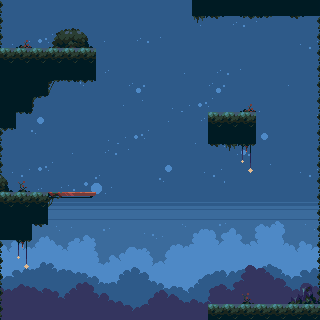

A 2D game scene composited from a Tiled map and its tileset images. What follows is a short description and the map's XML, with every tile layer's data as written:
An orthogonal 20x20 tile map with 16x16 px tiles, 5 tile layers (background-0, background-1, background-2, collision, ...), 4 tilesets.

<map version="1.9" tiledversion="1.9.2" orientation="orthogonal" renderorder="right-down" width="20" height="20" tilewidth="16" tileheight="16" infinite="0" nextlayerid="8" nextobjectid="1">
 <editorsettings>
  <export target="stage4.json" format="json" />
 </editorsettings>
 <tileset firstgid="1" name="stringstar" tilewidth="16" tileheight="16" tilecount="198" columns="18">
  <image source="../stringstar-fields/tileset.png" width="288" height="176" />
 </tileset>
 <tileset firstgid="199" name="background-0" tilewidth="16" tileheight="16" tilecount="198" columns="18">
  <image source="../stringstar-fields/background_0.png" width="288" height="180" />
 </tileset>
 <tileset firstgid="397" name="background-1" tilewidth="16" tileheight="16" tilecount="198" columns="18">
  <image source="../stringstar-fields/background_1.png" width="288" height="180" />
 </tileset>
 <tileset firstgid="595" name="background-2" tilewidth="16" tileheight="16" tilecount="198" columns="18">
  <image source="../stringstar-fields/background_2.png" width="288" height="180" />
 </tileset>
 <group id="5" name="background">
  <layer id="1" name="background-0" width="20" height="20">
   <data encoding="csv">
199,199,199,199,199,199,199,199,199,199,199,199,199,199,199,199,199,199,199,199,
199,200,201,202,199,199,199,199,199,199,199,202,203,204,205,206,207,208,199,200,
217,218,219,220,199,202,203,204,205,206,207,208,199,199,199,199,199,199,217,218,
235,236,237,238,199,199,199,199,199,199,199,199,199,199,199,199,199,199,235,236,
199,200,201,202,203,204,205,199,200,201,202,203,204,205,206,207,208,209,210,211,
207,208,209,210,211,245,246,247,248,249,250,251,252,248,249,250,251,252,207,208,
207,208,209,210,211,230,231,232,233,234,217,218,219,220,221,222,223,224,225,226,
225,226,227,228,229,208,199,200,201,202,203,204,205,206,207,208,209,210,211,212,
243,244,245,246,247,226,217,218,219,220,221,222,223,224,225,226,227,228,229,230,
199,200,201,202,203,204,205,206,207,208,209,210,199,200,213,214,215,216,199,200,
217,218,219,220,221,222,223,224,225,226,227,228,217,218,231,232,233,234,217,218,
235,236,237,238,239,240,241,242,243,244,245,246,235,236,249,250,251,252,235,236,
253,254,255,256,257,258,259,260,261,262,263,264,265,266,267,268,269,270,253,254,
271,272,273,274,275,276,277,278,279,280,281,282,283,284,285,286,287,288,271,272,
289,290,291,292,293,294,295,296,297,298,299,300,301,302,303,304,305,306,289,290,
307,308,309,310,311,312,313,314,315,316,317,318,319,320,321,322,323,324,307,308,
325,326,327,328,329,330,331,332,333,334,335,336,337,338,339,340,341,342,325,326,
343,344,345,346,347,348,349,350,351,352,353,354,355,356,357,358,359,360,343,344,
361,362,363,364,365,366,367,368,369,370,371,372,373,374,375,376,377,378,361,362,
379,380,381,382,383,384,385,386,387,388,389,390,391,392,393,394,395,396,379,380
</data>
  </layer>
  <layer id="2" name="background-1" width="20" height="20">
   <data encoding="csv">
0,0,0,0,0,0,0,0,0,0,0,0,0,0,0,0,0,0,0,0,
0,0,0,0,0,0,0,0,0,0,0,0,0,0,0,0,0,0,0,0,
0,0,0,0,0,0,0,0,0,0,0,0,0,0,0,0,0,0,0,0,
0,0,0,0,0,0,0,0,0,0,0,0,0,0,0,0,0,0,0,0,
0,0,0,0,0,0,0,0,0,0,0,0,0,0,0,0,0,0,0,0,
0,0,0,0,0,0,0,0,0,0,0,0,0,0,0,0,0,0,0,0,
0,0,0,0,0,0,0,0,0,0,0,0,0,0,0,0,0,0,0,0,
0,0,0,0,0,0,0,0,0,0,0,0,0,0,0,0,0,0,0,0,
0,0,0,0,0,0,0,0,0,0,0,0,0,0,0,0,0,0,0,0,
0,0,0,0,0,0,0,0,0,0,0,0,0,0,0,0,0,0,0,0,
0,0,0,0,0,0,0,0,0,0,0,0,0,0,0,0,0,0,0,0,
0,0,0,0,0,0,0,0,0,0,0,0,0,0,0,0,0,0,0,0,
0,0,0,0,0,0,0,0,0,0,0,0,0,0,0,0,0,0,0,0,
0,0,0,0,0,0,0,0,0,0,0,0,0,0,0,0,0,0,0,0,
487,488,489,490,491,492,493,494,495,496,497,498,499,500,501,502,503,504,487,488,
505,506,507,508,509,510,511,512,513,514,515,516,517,518,519,520,521,522,505,506,
523,524,525,526,527,528,529,530,531,532,533,534,535,536,537,538,539,540,523,524,
541,542,543,544,545,546,547,548,549,550,551,552,553,554,555,556,557,558,541,542,
559,560,561,562,563,564,565,566,567,568,569,570,571,572,573,574,575,576,559,560,
577,578,579,580,581,582,583,584,585,586,587,588,589,590,591,592,593,594,577,578
</data>
  </layer>
  <layer id="3" name="background-2" width="20" height="20">
   <data encoding="csv">
0,0,0,0,0,0,0,0,0,0,0,0,0,0,0,0,0,0,0,0,
0,0,0,0,0,0,0,0,0,0,0,0,0,0,0,0,0,0,0,0,
0,0,0,0,0,0,0,0,0,0,0,0,0,0,0,0,0,0,0,0,
0,0,0,0,0,0,0,0,0,0,0,0,0,0,0,0,0,0,0,0,
0,0,0,0,0,0,0,0,0,0,0,0,0,0,0,0,0,0,0,0,
0,0,0,0,0,0,0,0,0,0,0,0,0,0,0,0,0,0,0,0,
0,0,0,0,0,0,0,0,0,0,0,0,0,0,0,0,0,0,0,0,
0,0,0,0,0,0,0,0,0,0,0,0,0,0,0,0,0,0,0,0,
0,0,0,0,0,0,0,0,0,0,0,0,0,0,0,0,0,0,0,0,
0,0,0,0,0,0,0,0,0,0,0,0,0,0,0,0,0,0,0,0,
0,0,0,0,0,0,0,0,0,0,0,0,0,0,0,0,0,0,0,0,
0,0,0,0,0,0,0,0,0,0,0,0,0,0,0,0,0,0,0,0,
0,0,0,0,0,0,0,0,0,0,0,0,0,0,0,0,0,0,0,0,
0,0,0,0,0,0,0,0,0,0,0,0,0,0,0,0,0,0,0,0,
0,0,0,0,0,0,0,0,0,0,0,0,0,0,0,0,0,0,0,0,
703,704,705,706,707,708,709,710,711,712,713,714,715,716,717,718,719,720,703,704,
721,722,723,724,725,726,727,728,729,730,731,732,733,734,735,736,737,738,721,722,
739,740,741,742,743,744,745,746,747,748,749,750,751,752,753,754,755,756,739,740,
757,758,759,760,761,762,763,764,765,766,767,768,769,770,771,772,773,774,757,758,
775,776,777,778,779,780,781,782,783,784,785,786,787,788,789,790,791,792,775,776
</data>
  </layer>
 </group>
 <layer id="6" name="collision" width="20" height="20">
  <data encoding="csv">
3758096497,0,0,0,0,0,0,0,0,0,0,0,163,163,163,163,163,163,163,163,
3758096497,0,0,0,0,0,0,0,0,0,0,0,0,0,0,0,0,0,0,1610612849,
3758096497,0,0,0,0,0,0,0,0,0,0,0,0,0,0,0,0,0,0,1610612849,
163,163,163,163,163,163,0,0,0,0,0,0,0,0,0,0,0,0,0,1610612849,
163,163,163,163,163,163,0,0,0,0,0,0,0,0,0,0,0,0,0,1610612849,
163,163,163,0,0,0,0,0,0,0,0,0,0,0,0,0,0,0,0,1610612849,
163,163,0,0,0,0,0,0,0,0,0,0,0,0,0,0,0,0,0,1610612849,
163,0,0,0,0,0,0,0,0,0,0,0,0,163,163,163,0,0,0,1610612849,
3758096497,0,0,0,0,0,0,0,0,0,0,0,0,163,163,163,0,0,0,1610612849,
3758096497,0,0,0,0,0,0,0,0,0,0,0,0,0,0,0,0,0,0,1610612849,
3758096497,0,0,0,0,0,0,0,0,0,0,0,0,0,0,0,0,0,0,1610612849,
3758096497,0,0,0,0,0,0,0,0,0,0,0,0,0,0,0,0,0,0,1610612849,
163,163,163,80,80,82,0,0,0,0,0,0,0,0,0,0,0,0,0,1610612849,
163,163,163,0,0,0,0,0,0,0,0,0,0,0,0,0,0,0,0,1610612849,
163,163,0,0,0,0,0,0,0,0,0,0,0,0,0,0,0,0,0,1610612849,
3758096497,0,0,0,0,0,0,0,0,0,0,0,0,0,0,0,0,0,0,1610612849,
3758096497,0,0,0,0,0,0,0,0,0,0,0,0,0,0,0,0,0,0,1610612849,
3758096497,0,0,0,0,0,0,0,0,0,0,0,0,0,0,0,0,0,0,1610612849,
3758096497,0,0,0,0,0,0,0,0,0,0,0,0,0,0,0,0,0,0,1610612849,
3758096497,0,0,0,0,0,0,0,0,0,0,0,0,163,163,163,163,163,163,163
</data>
 </layer>
 <layer id="7" name="decs" width="20" height="20">
  <data encoding="csv">
0,0,0,0,0,0,0,0,0,0,0,0,0,0,0,0,0,0,0,0,
0,0,0,98,99,0,0,0,0,0,0,0,56,3221225620,0,1073741937,1073741938,0,3221225620,0,
0,136,0,116,117,118,0,0,0,0,0,0,0,0,0,0,0,0,0,0,
171,171,171,171,171,171,0,0,0,0,0,0,0,0,0,0,0,0,0,0,
0,0,0,0,0,0,0,0,0,0,0,0,0,0,0,0,0,0,0,0,
0,0,0,3221225569,3221225586,3221225585,0,0,0,0,0,0,0,0,0,0,0,0,0,0,
0,0,3221225568,0,0,0,0,0,0,0,0,0,0,0,0,136,0,0,0,0,
0,3221225586,0,0,0,0,0,0,0,0,0,0,0,171,171,171,0,0,0,0,
3221225585,0,0,0,0,0,0,0,0,0,0,0,0,0,0,0,0,0,0,0,
0,0,0,0,0,0,0,0,0,0,0,0,0,3221225620,56,37,0,0,0,0,
100,0,0,0,0,0,0,0,0,0,0,0,0,0,0,55,0,0,0,0,
118,154,0,0,0,0,0,0,0,0,0,0,0,0,0,0,0,0,0,0,
171,171,171,81,80,0,0,0,0,0,0,0,0,0,0,0,0,0,0,0,
0,0,0,0,0,0,0,0,0,0,0,0,0,0,0,0,0,0,0,0,
0,0,3221225620,0,0,0,0,0,0,0,0,0,0,0,0,0,0,0,0,0,
0,37,0,0,0,0,0,0,0,0,0,0,0,0,0,0,0,0,0,0,
0,55,0,0,0,0,0,0,0,0,0,0,0,0,0,0,0,0,0,0,
0,0,0,0,0,0,0,0,0,0,0,0,0,0,0,0,0,0,58,59,
0,0,0,0,0,0,0,0,0,0,0,0,0,0,0,154,0,0,76,77,
0,0,0,0,0,0,0,0,0,0,0,0,0,171,171,171,171,171,171,171
</data>
 </layer>
</map>
